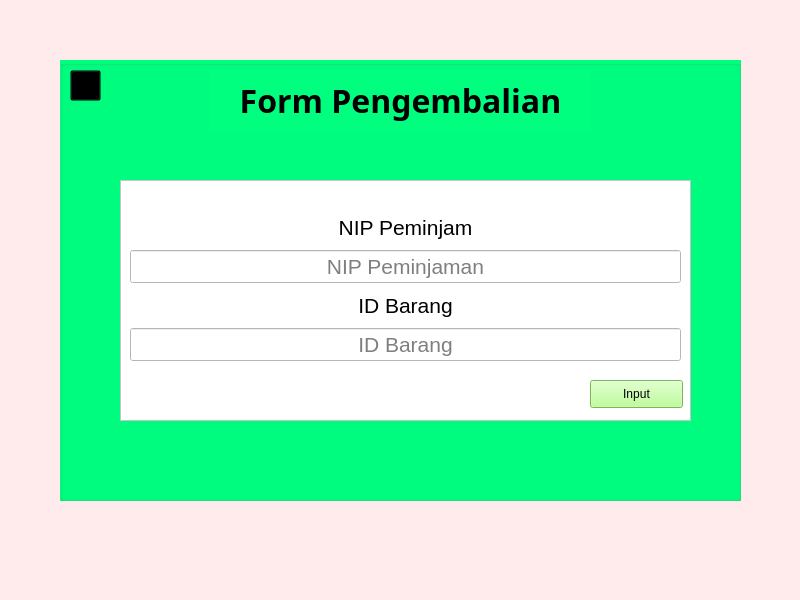
<?xml version="1.0" encoding="UTF-8"?>
<ui version="4.0">
 <class>Pengembalian</class>
 <widget class="QMainWindow" name="Pengembalian">
  <property name="geometry">
   <rect>
    <x>0</x>
    <y>0</y>
    <width>800</width>
    <height>600</height>
   </rect>
  </property>
  <property name="windowTitle">
   <string>Pengembalian</string>
  </property>
  <property name="styleSheet">
   <string notr="true">background-color: rgb(255, 235, 235);</string>
  </property>
  <widget class="QWidget" name="centralwidget">
   <widget class="QGroupBox" name="groupBox">
    <property name="geometry">
     <rect>
      <x>60</x>
      <y>60</y>
      <width>681</width>
      <height>441</height>
     </rect>
    </property>
    <property name="font">
     <font>
      <weight>75</weight>
      <bold>true</bold>
     </font>
    </property>
    <property name="styleSheet">
     <string notr="true">background-color: rgb(0, 255, 127);</string>
    </property>
    <property name="title">
     <string/>
    </property>
    <widget class="QFrame" name="frame">
     <property name="geometry">
      <rect>
       <x>60</x>
       <y>120</y>
       <width>571</width>
       <height>241</height>
      </rect>
     </property>
     <property name="styleSheet">
      <string notr="true">background-color: rgb(255, 255, 255);</string>
     </property>
     <property name="frameShape">
      <enum>QFrame::StyledPanel</enum>
     </property>
     <property name="frameShadow">
      <enum>QFrame::Raised</enum>
     </property>
     <widget class="QPushButton" name="Input">
      <property name="geometry">
       <rect>
        <x>470</x>
        <y>200</y>
        <width>93</width>
        <height>28</height>
       </rect>
      </property>
      <property name="sizePolicy">
       <sizepolicy hsizetype="Preferred" vsizetype="Preferred">
        <horstretch>0</horstretch>
        <verstretch>0</verstretch>
       </sizepolicy>
      </property>
      <property name="styleSheet">
       <string notr="true">background-color: rgb(170, 255, 127);
gridline-color: rgb(0, 0, 0);
selection-color: rgb(255, 255, 255);
selection-background-color: rgb(255, 255, 255);</string>
      </property>
      <property name="text">
       <string>Input</string>
      </property>
      <property name="autoDefault">
       <bool>false</bool>
      </property>
      <property name="default">
       <bool>false</bool>
      </property>
      <property name="flat">
       <bool>false</bool>
      </property>
     </widget>
     <widget class="QWidget" name="verticalLayoutWidget">
      <property name="geometry">
       <rect>
        <x>10</x>
        <y>30</y>
        <width>551</width>
        <height>151</height>
       </rect>
      </property>
      <layout class="QVBoxLayout" name="verticalLayout">
       <item>
        <widget class="QLabel" name="label">
         <property name="font">
          <font>
           <pointsize>16</pointsize>
           <weight>50</weight>
           <bold>false</bold>
          </font>
         </property>
         <property name="text">
          <string>NIP Peminjam</string>
         </property>
         <property name="alignment">
          <set>Qt::AlignCenter</set>
         </property>
        </widget>
       </item>
       <item>
        <widget class="QLineEdit" name="lineEdit">
         <property name="font">
          <font>
           <pointsize>16</pointsize>
           <weight>50</weight>
           <bold>false</bold>
          </font>
         </property>
         <property name="alignment">
          <set>Qt::AlignCenter</set>
         </property>
         <property name="placeholderText">
          <string>NIP Peminjaman</string>
         </property>
        </widget>
       </item>
       <item>
        <widget class="QLabel" name="label_2">
         <property name="font">
          <font>
           <pointsize>16</pointsize>
           <weight>50</weight>
           <bold>false</bold>
          </font>
         </property>
         <property name="text">
          <string>ID Barang</string>
         </property>
         <property name="alignment">
          <set>Qt::AlignCenter</set>
         </property>
        </widget>
       </item>
       <item>
        <widget class="QLineEdit" name="lineEdit_2">
         <property name="font">
          <font>
           <pointsize>16</pointsize>
           <weight>50</weight>
           <bold>false</bold>
          </font>
         </property>
         <property name="alignment">
          <set>Qt::AlignCenter</set>
         </property>
         <property name="placeholderText">
          <string>ID Barang</string>
         </property>
        </widget>
       </item>
      </layout>
     </widget>
    </widget>
    <widget class="QPushButton" name="BackButton">
     <property name="geometry">
      <rect>
       <x>10</x>
       <y>10</y>
       <width>31</width>
       <height>31</height>
      </rect>
     </property>
     <property name="font">
      <font>
       <kerning>false</kerning>
      </font>
     </property>
     <property name="cursor">
      <cursorShape>ArrowCursor</cursorShape>
     </property>
     <property name="mouseTracking">
      <bool>false</bool>
     </property>
     <property name="autoFillBackground">
      <bool>false</bool>
     </property>
     <property name="styleSheet">
      <string notr="true">color: rgb(170, 255, 255);
background-color: transparent;
</string>
     </property>
     <property name="text">
      <string/>
     </property>
    </widget>
    <widget class="QLabel" name="BackIcon">
     <property name="geometry">
      <rect>
       <x>10</x>
       <y>10</y>
       <width>31</width>
       <height>31</height>
      </rect>
     </property>
     <property name="text">
      <string/>
     </property>
     <property name="pixmap">
      <pixmap>icon/BackIcon.png</pixmap>
     </property>
     <property name="scaledContents">
      <bool>true</bool>
     </property>
    </widget>
    <widget class="QLabel" name="label_3">
     <property name="geometry">
      <rect>
       <x>150</x>
       <y>10</y>
       <width>381</width>
       <height>61</height>
      </rect>
     </property>
     <property name="font">
      <font>
       <family>Adobe Gothic Std</family>
       <pointsize>24</pointsize>
       <weight>75</weight>
       <bold>true</bold>
      </font>
     </property>
     <property name="text">
      <string>Form Pengembalian</string>
     </property>
     <property name="alignment">
      <set>Qt::AlignCenter</set>
     </property>
    </widget>
    <zorder>frame</zorder>
    <zorder>BackIcon</zorder>
    <zorder>BackButton</zorder>
    <zorder>label_3</zorder>
   </widget>
  </widget>
 </widget>
 <resources/>
 <connections/>
</ui>
